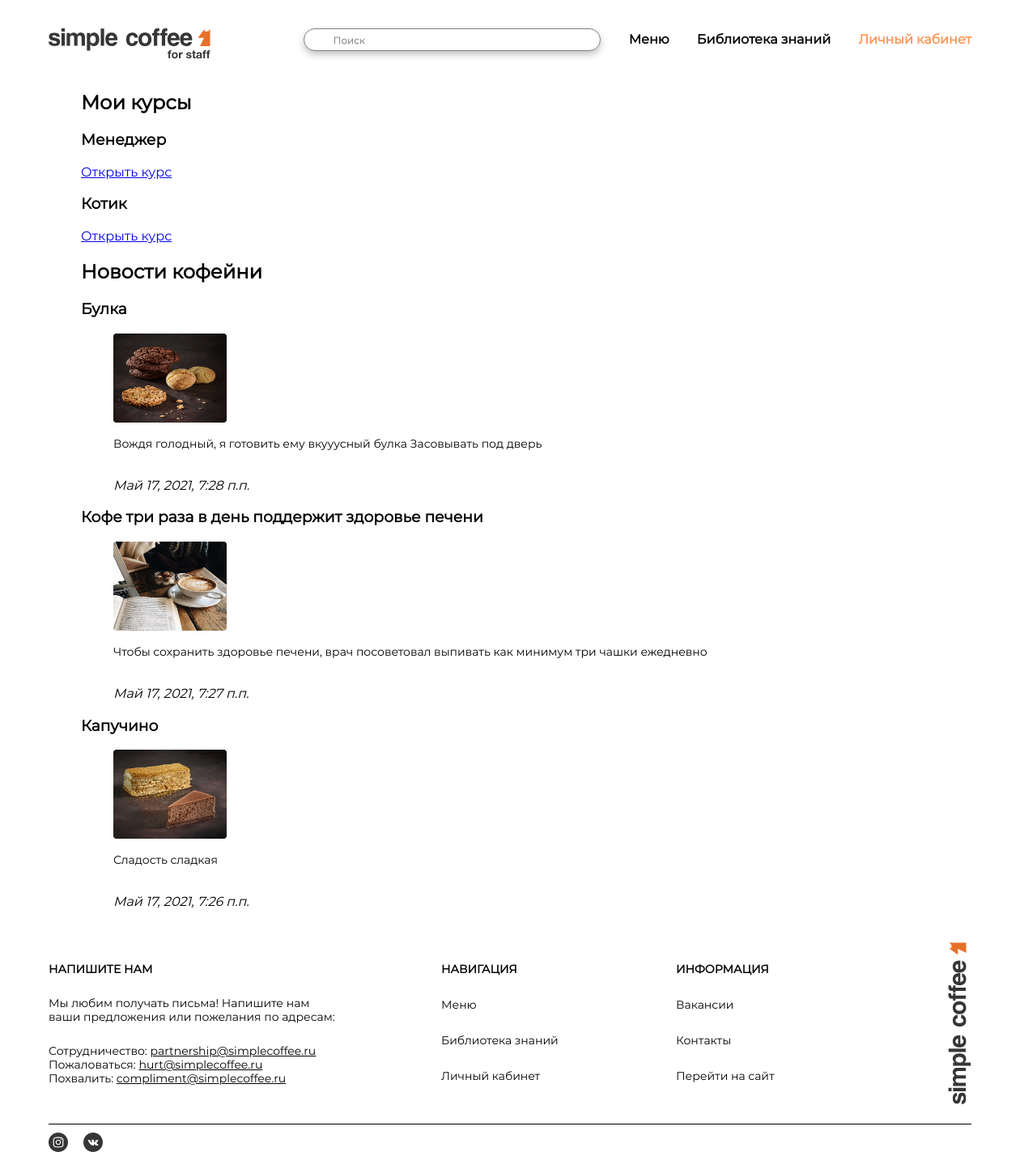
The page / (signed in) on the database its author committed.
### main/models.py (models this page shows, shortened)
class Course(models.Model):
    course = models.PositiveIntegerField(primary_key=True)
    title = models.CharField(max_length=100, default='Title')
    role = models.ForeignKey('Role', on_delete=models.PROTECT, null=True)
    def get_absolute_url(self):
        return reverse('course', kwargs={'course_id': self.pk})
    class Meta:
        verbose_name = 'Курс'
        verbose_name_plural = 'Курсы'

class News(models.Model):
    topic = models.CharField(max_length=255, verbose_name='Заголовок')
    news_text = models.TextField(blank=True, verbose_name='Текст новости')
    photo = models.ImageField(upload_to="static/main/img/news/%Y/%m/%d/", verbose_name='Изображение')
    role = models.ForeignKey('Role', on_delete=models.PROTECT, null=True, verbose_name='Роль')
    created_date = models.DateTimeField(default=timezone.now, verbose_name='Дата создания')
    published_date = models.DateTimeField(blank=True, null=True, verbose_name='Дата публикации')
    is_published = models.BooleanField(default=True, verbose_name="Публикация")
    class Meta:
        verbose_name = 'Новость'
        verbose_name_plural = 'Новости'

### main/views.py (the view)
# urls.py: path('', views.index, name='index'),
def index(request):
    posts = News.objects.filter(is_published=True).order_by('-created_date')
    user = User.objects.filter(id=request.user.id)
    if len(user) > 0:
        mainCycle = UserProfile.objects.filter(user=request.user)[0]
        chels = UserProfile.objects.filter(user=request.user)
        for chel in chels:
            courses = Course.objects.filter(role=chel.role)
        context = {
        'posts': posts,
        'user':user[0],
        'mainCycle':mainCycle,
        'courses': courses
        }
        return render(request, 'main/index.html', context=context)
    else:
         return redirect('login')

### main/templates/main/index.html (shortened to what this page needs)
{% extends 'main/layout.html' %}
{% block content %}
    <h2>Мои курсы</h2>
    {% for c in courses %}
        <h3>{{c.title}}</h3>
        <a href="{{ c.get_absolute_url }}">Открыть курс</a>
    {% endfor %}
<h2>Новости кофейни</h2>
{% for post in posts %}
<h3>{{ post.topic }}</a></h3>
<div>
    <ul style="list-style-type: none;">
        <li><img src="{{ post.photo.url }}" width="140px" height="110px" style="border-radius: 4px;"></li>
        <li>
            <p style="font-size: 14px;
            line-height: 17px;">
            {{ post.news_text }}
            </p>
        </li>
        <br>
        <li><i>{{ post.created_date }}</i></li>
    </ul>
</div>
{% endfor %}
{% endblock %}

### main/static/main/css/style.css (style rules this page uses)
html, body { min-width: 1160px; margin: 0; padding: 0; font-family: "Montserrat"; color: #000000; height: 100%; margin-bottom: 20px; }

### rows shown on the page
Course: title "Менеджер"
Course: title "Котик"
News: topic "Булка", photo (picture), news_text "Вождя голодный, я готовить ему вкууусный булка Засовывать под дверь", created_date "Май 17, 2021, 7:28 п.п."
News: topic "Кофе три раза в день поддержит здоровье печени", photo (picture), news_text "Чтобы сохранить здоровье печени, врач посоветовал выпивать как минимум три чашки ежедневно", created_date "Май 17, 2021, 7:27 п.п."
News: topic "Капучино", photo (picture), news_text "Сладость сладкая", created_date "Май 17, 2021, 7:26 п.п."
